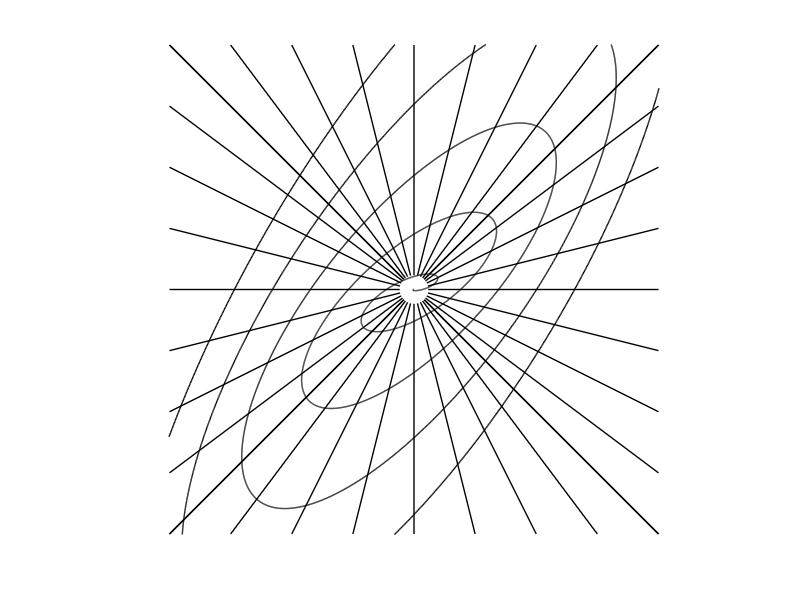
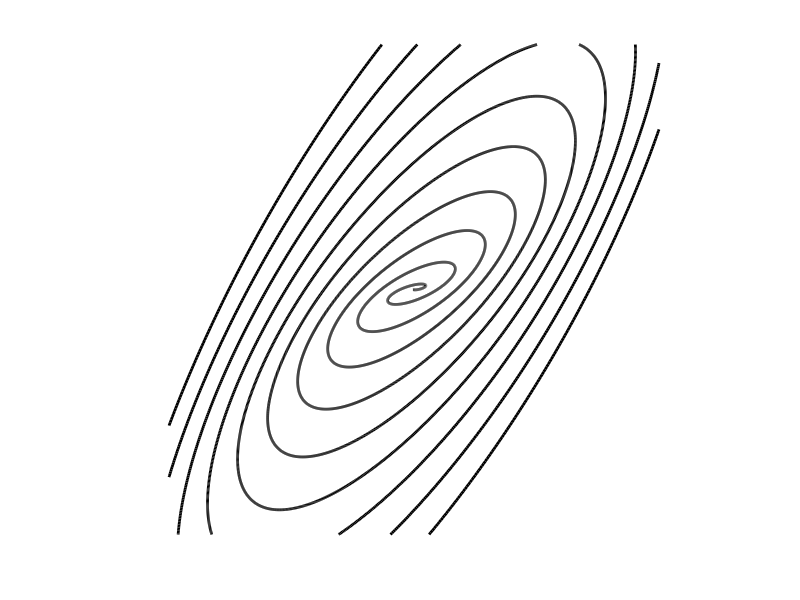

Write the MATLAB code that produced these figures, in order.
function GenerateRandomPattern

figure;
t = linspace(0,20*pi,10000);
x = (5*t).*cos(t-40);
y = (t.^1.5).*sin(t+30);
plot(x,y,'-k','LineWidth',2); hold on;
xlim([-255.5 255.5])
ylim([-255.5 255.5])
axis equal
box off;
axis off



figure('units','normalized','outerposition',[.3 .3 .15 .15*16/9]);
L = 512;
x = 0:64:L;
center = [L L]/2; 
w = 1;
for i=1:length(x)
    plot([0 center(1)],[x(i) center(2)],'-k','LineWidth',w); hold on;
    plot([x(i) center(1)],[0 center(2)],'-k','LineWidth',w); hold on;
    plot([L center(1)],[x(i) center(2)],'-k','LineWidth',w); hold on;
    plot([x(i) center(1)],[L center(2)],'-k','LineWidth',w); hold on;
end
plot(center(1),center(2),'ow','MarkerFaceColor','w','MarkerSize',20)
t = linspace(0,20*pi,10000);
x = (5*t).*cos(.5*t-40)+L/2;
y = (t.^1.5).*sin(.5*t+30)+L/2;
plot(x,y,'-k','LineWidth',w);

xlim([0 L])
ylim([0 L])
axis square
box off;
axis off


print('pattern.tif','-dtiff','-r300');